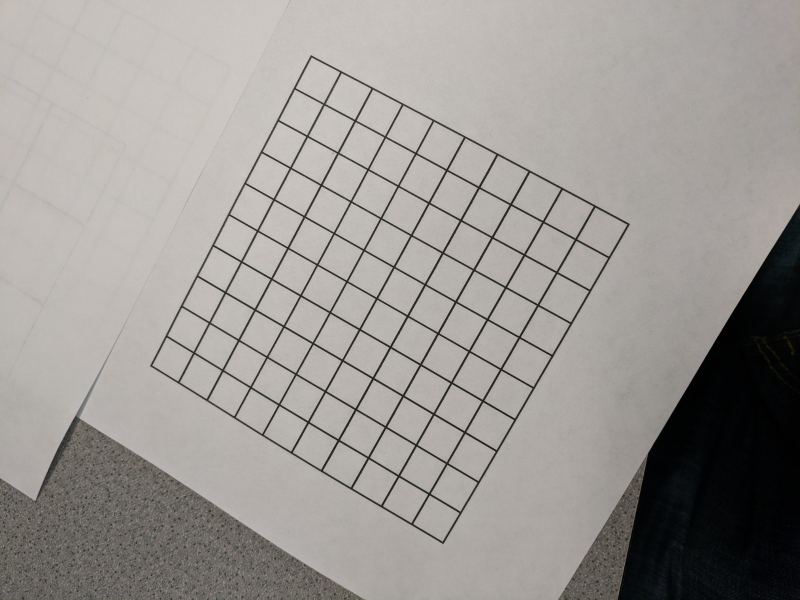
#> input picture grid_photos/10x10_v1.jpg, 1600 x 1200 px (shown at 1/2 size); its folder holds only this picture in this run
$ python -i board_recognizer.py   (imports and definitions only)   (older library calls are emulated)
#> lines starting #> are read from the running program, lines starting #| are printed output that depends on the picture; after the words box and inside, x2 and y2 are one past the last pixel; in counts of white or black regions, pixels touching at a corner belong together
#> further down, picture is the input picture: shape (1200, 1600, 3); mean B, G, R 147.9, 151.7, 155.3
### HelpMeth.py
#!/usr/bin/env python3
# -*- coding: utf-8 -*-
"""
William Breen
Helper methods I use in everything

"""

import numpy as np
import cv2
import glob

# [50 lines left out: functions showImage, gray, sobX_Y, sob_grad_normed, gaus_blur, showSeries and 2 more, not called in this run]


#For the battleship game: given contours and a hierarchy, return the largest blob
    #This code was taken from here: http://opencvpython.blogspot.com/2012/06/sudoku-solver-part-2.html
def biggest_blob(contours):
    biggest = None
    max_area = 0
    for con in contours:
        area = cv2.contourArea(con)
        if area > 100:
            peri = cv2.arcLength(con, True)
            approx = cv2.approxPolyDP(con, 0.02*peri, True)
            if area > max_area and len(approx)==4:
                biggest = approx
                max_area = area
    return biggest


#Resize the 4 corners of the game board in array like [t-left, t-right, b-left, b-right]
#Code from part 3: http://opencvpython.blogspot.in/2012/06/sudoku-solver-part-3.html
def resize_corr(b_corners):
    b_corners = b_corners.reshape((4, 2))
    new_corners = np.zeros((4, 2), dtype = np.float32)
    #reorder the points of the blob from random to t-left, t-right, b-left, b-right
    #with x,y coorinates: y+x: t-left is smallest sum, b-right is max sum (of both)
    #with x,y coords: y-x: t-right is minimum, b-left is max
    add = b_corners.sum(1)
    new_corners[0] = b_corners[np.argmin(add)] #top left corner
    new_corners[3] = b_corners[np.argmax(add)] #bottom right corner
    diff = np.diff(b_corners, axis = 1)
    new_corners[1] = b_corners[np.argmin(diff)] #top right corner
    new_corners[2] = b_corners[np.argmax(diff)] #bottom left corner

    return new_corners

### board_recognizer.py
"""
@author: William Breen

Board recognizer

This file will take a picture,
find the gameboard in it,
create a new picture with the gameboard centered,
see if there are hits/misses on the board already,

"""

'''
Targets:
Low target:
    identify the board and center it (done)
    output the number of rows and columns (done(?))
    get the right number of squares (done)

Medium target:
    identify where a guess has been made(done)

High target:
    No longer work on a constant video feed, only on pictures of the board
    identify and weed out only the most recent guess
'''
#all needed imports
import numpy as np
import cv2
import HelpMeth as hm
import math


#taking in the photos
imgFrom = 'grid_photos/'
two = '2x2_v2.jpg'
three = '3x3_v3.jpg'
four = '4x4_v4.jpg'
five = '5x5_v1.jpg'
seven = '7x7_v3.jpg'
ten = '10x10_v4.jpg'

#Global variables I may need
out_img_size = 500
EMPTY = 0
HIT = 1
MISS = 2

#The following code was largely based on a sudoku solver from here:
#   http://opencvpython.blogspot.com/2012/06/sudoku-solver-part-2.html
#   http://opencvpython.blogspot.in/2012/06/sudoku-solver-part-3.html

'''
This method is going to find the playing board in an image and return the board it finds centered in the image
'''
def find_playing_board(img, out_size):
#> called with out_size = 'out.png'
    gray = cv2.cvtColor(img, cv2.COLOR_BGR2GRAY)

    #noise removal and threshold (from part 2)
    gray = cv2.GaussianBlur(gray, (15, 15), 0)
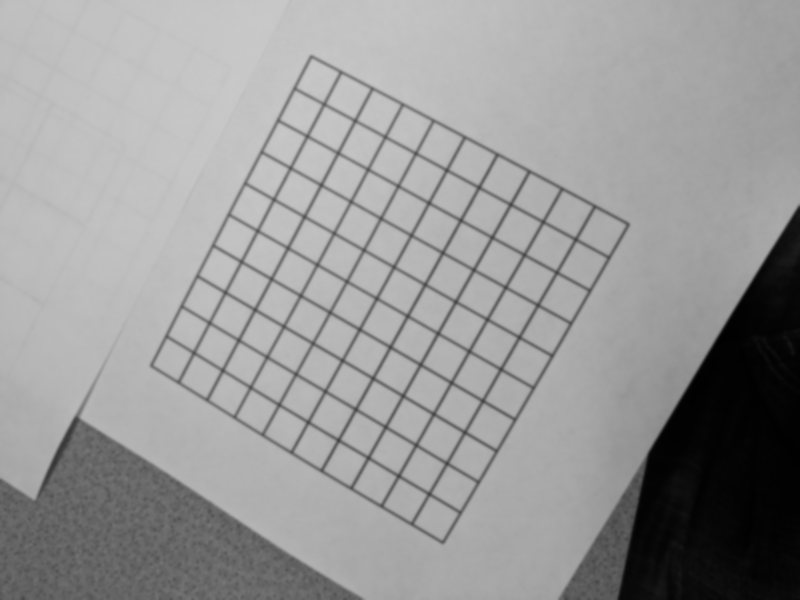
#> gray: shape (1200, 1600) (shown at 1/2 size); min 1, max 201, mean 152.3
    thresh = cv2.adaptiveThreshold(gray, 255, 1, 1, 15, 2)
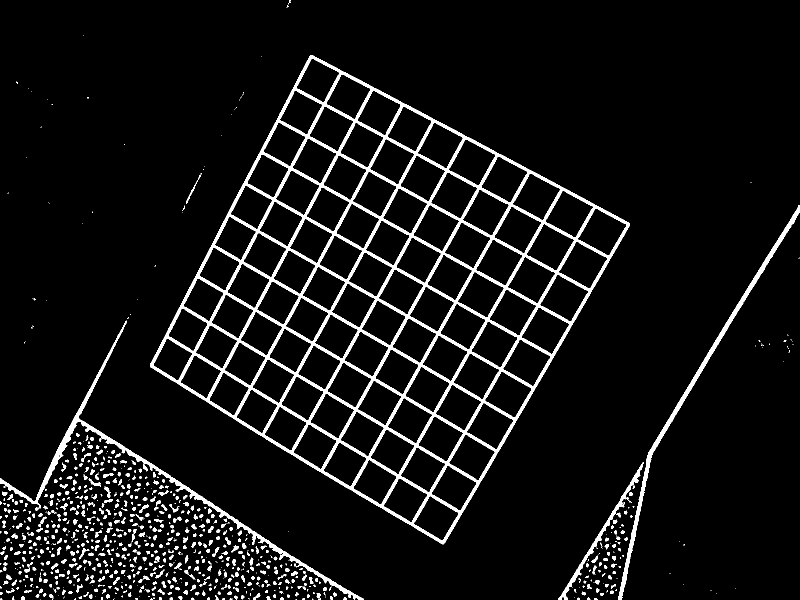
#> thresh: shape (1200, 1600) (shown at 1/2 size); 6.8% white; 962 white regions (443 under 20 px)

    #find the playing board itself (the outside edge of the board)
    #find the biggest blob in the image
        #This finds just the corners of the contour
    _,contours,_ = cv2.findContours(thresh, cv2.RETR_TREE, cv2.CHAIN_APPROX_SIMPLE)
#> contours = 1113 contours, 622 with area under 20; largest, box (x1, y1, x2, y2) and area: (300, 110, 1260, 1089) 511921, (0, 641, 728, 1200) 7651, (1236, 410, 1600, 1200) 6118, (1155, 416, 1254, 512) 5114, (1117, 482, 1215, 578) 5032
        #This finds all the points on the contour
#    _,contours,_ = cv2.findContours(thresh, cv2.RETR_TREE, cv2.CHAIN_APPROX_NONE)
    big_blob = hm.biggest_blob(contours) #biggest blob out of all the blobs in the image (should be the board)
#> the loop in biggest_blob, `for con in contours:` made 1113 passes
#> (area, peri, biggest, max_area) on passes 973, 1007: (6118.5, 1922.4, [[1599, 410], [1297, 904], [1236, 1199], [1305, 905]], 6118.5), (511921, 3062.1, [[621, 110], [300, 733], [886, 1088], [1259, 447]], 511921)
#> (area, peri, approx) on passes 888, 1008, 1009, 1010, 1011, 1012: (1915.5, 860.7, [[1287, 924], [1117, 1199]]), (4378, 281.5, [[860, 991], [917, 1026], [885, 1081], [827, 1047]]), (4246, 277, [[798, 956], [855, 989], [823, 1044], [767, 1012]]), (4474, 285.5, [[895, 930], [953, 965], [921, 1021], [862, 987]]), (4246, 277.8, [[738, 919], [793, 952], [761, 1009], [706, 976]]), (4345, 281.8, [[833, 894], [890, 927], [858, 984], [801, 951]])
#> after the loop in biggest_blob, `for con in contours:`: max_area = 511921
#> big_blob = [[621, 110], [300, 733], [886, 1088], [1259, 447]]

#    con_on_img = cv2.drawContours(img, big_blob, -1, (255,0,0), 50)
#    print(big_blob)
#    hm.showImage('This is where the biggest contour is in this image', con_on_img)

    #(From part 3)
    new_blob = hm.resize_corr(big_blob)
#> in resize_corr, `add = b_corners.sum(1)`: add = [731, 1033, 1974, 1706]
#> in resize_corr, `diff = np.diff(b_corners, axis = 1)`: diff = [-511, 433, 202, -812]
#> new_blob = [[621, 110], [1259, 447], [300, 733], [886, 1088]]
    change_arr = np.array([[0,0],[out_img_size-1, 0],[0,out_img_size-1],[out_img_size-1,out_img_size-1]], np.float32)

    #now input array is new_blob, and desired output is change_arr
    return_val = cv2.getPerspectiveTransform(new_blob, change_arr)
#> return_val = [[0.697, 0.359, -472.2], [-0.338, 0.639, 139.4], [0.000115, -2.6e-05, 1]]
    centered_board = cv2.warpPerspective(img, return_val, (out_img_size, out_img_size)) #rotate it so it is centered and correct
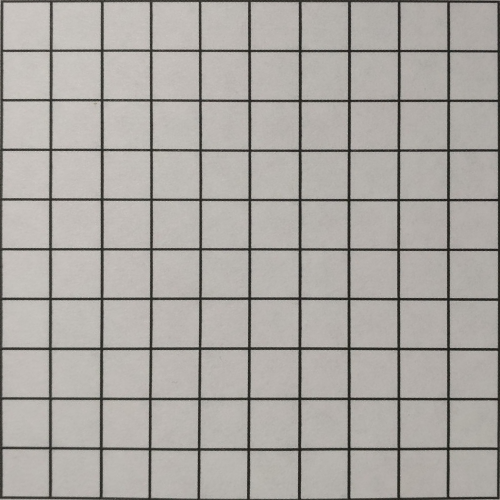
#> centered_board: shape (500, 500, 3); mean B, G, R 162.3, 166.8, 170.5

    return centered_board


'''
This method will take an image with the given playing board and identify the squares in it
It will return a 2D array that will represent if the given spot is a hit, miss, or not yet guessed (empty)
'''
# [25 lines left out: function find_b_lines, not called in this run]


#    hm.showImage('board with lines drawn on', board)

#    game_state = [[]]
#    return game_state


'''
This method is based off of the C from aishack.in/tutorials/sudoku-grabber-opencv-detection
'''
# [6 lines left out: function find_merge_lines, not called in this run]

'''
def merge_lines(lines):
    for rho, theta in lines:
        if rho!=0 and theta !=-100:
            #determine if the line is vertical or horizontal, and do different things accordingly
            p1

'''

#This code comes from these two websites for finding shapes:
#https://www.pyimagesearch.com/2016/02/08/opencv-shape-detection/
#https://stackoverflow.com/questions/11424002/how-to-detect-simple-geometric-shapes-using-opencv


# [38 lines left out: function find_squares, not called in this run]

#I need the size of the board
def board_size(squares):
    size = int(math.sqrt(len(squares)))
    return size

#I need a way to put the squares in a 2D array
#so this method will take the list of squares, and create a 2D numpy array to store them correctly
# [45 lines left out: functions align_squares_corr, find_guess, not called in this run]

>>> import cv2
>>> picture = cv2.imread('grid_photos/10x10_v1.jpg')
>>> result = find_playing_board(picture, 'out.png')

$ run again, on grid_photos/10x10_v2.jpg
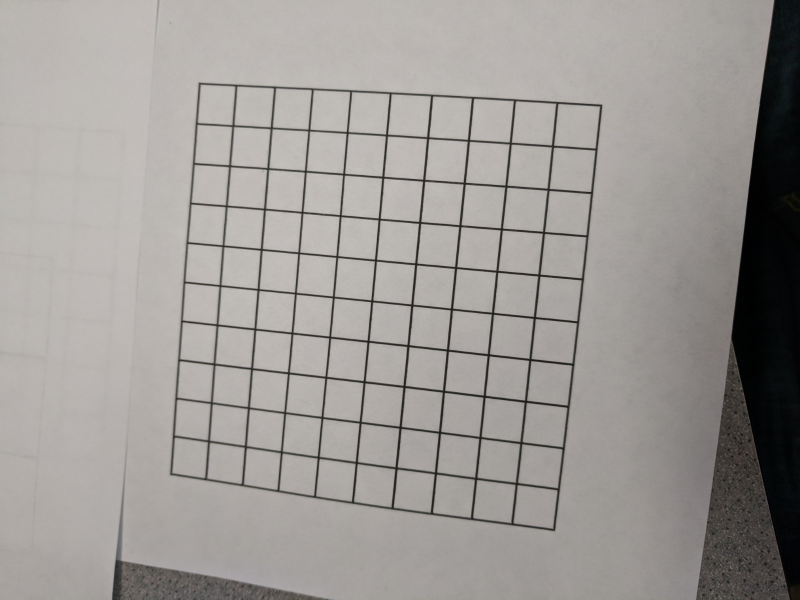
#> input picture grid_photos/10x10_v2.jpg, 1600 x 1200 px (shown at 1/2 size)
#> picture is the input picture: shape (1200, 1600, 3); mean B, G, R 149.9, 153.4, 157.1
#> in find_playing_board, `thresh = cv2.adaptiveThreshold(gray, 255, 1, 1, 15, 2)`:
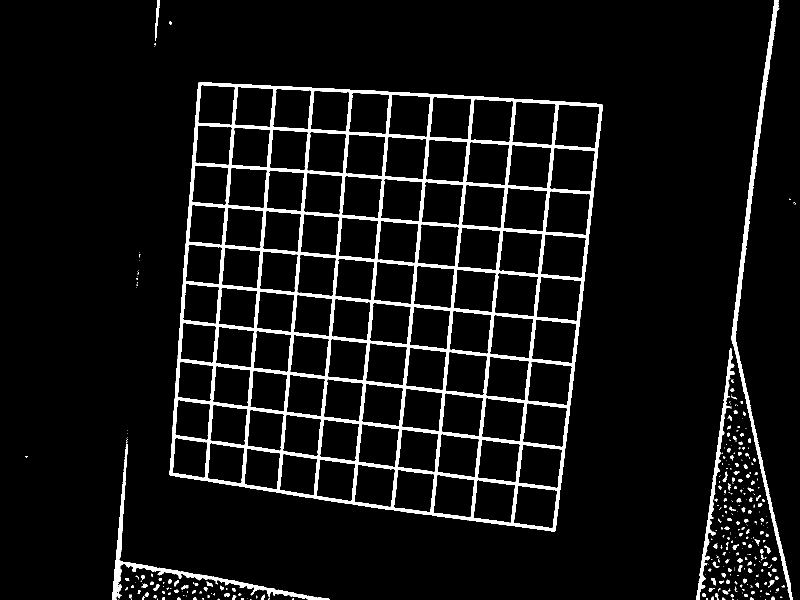
#> thresh: shape (1200, 1600) (shown at 1/2 size); 6.8% white; 351 white regions (219 under 20 px)
#> contours = 487 contours, 287 with area under 20; largest, box (x1, y1, x2, y2) and area: (339, 164, 1206, 1063) 658162, (1463, 0, 1586, 1200) 7710, (1108, 208, 1200, 297) 6821, (1099, 295, 1191, 384) 6728, (1090, 381, 1182, 471) 6694
#> the loop in biggest_blob, `for con in contours:` made 487 passes
#> (area, peri, biggest, max_area) on pass 381: (658162, 3368.1, [[398, 164], [339, 949], [1109, 1062], [1205, 210]], 658162)
#> after the loop in biggest_blob, `for con in contours:`: max_area = 658162
#> big_blob = [[398, 164], [339, 949], [1109, 1062], [1205, 210]]
#> b_corners has the same summary as big_blob in find_playing_board
#> add = [562, 1288, 2171, 1415]
#> diff = [-234, 610, -47, -995]
#> new_blob = [[398, 164], [1205, 210], [339, 949], [1109, 1062]]
#> return_val = [[0.7, 0.0526, -287.1], [-0.0362, 0.635, -89.77], [0.00012, -3.91e-05, 1]]
#> in find_playing_board, `centered_board = cv2.warpPerspective(img, return_val, (out_img_size, o..`:
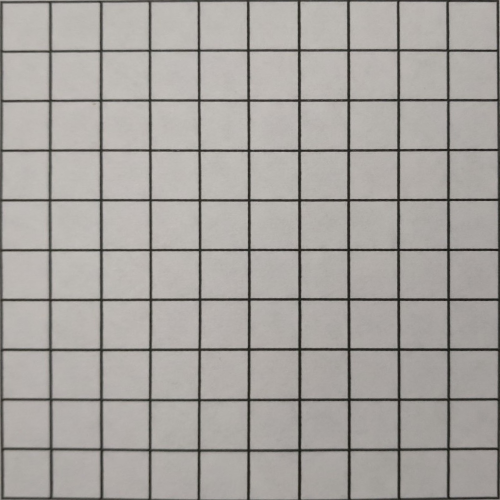
#> centered_board: shape (500, 500, 3); mean B, G, R 158.8, 162.9, 166.5

$ run again, on grid_photos/10x10_v3.jpg
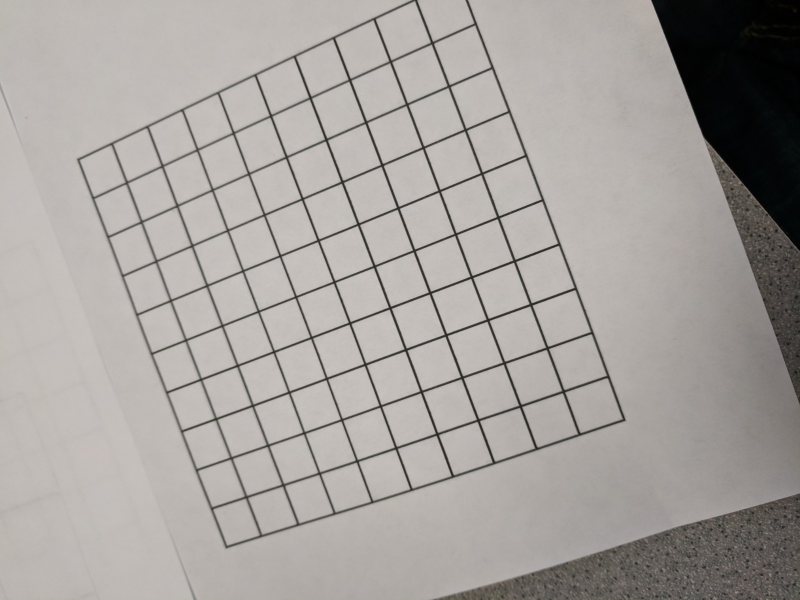
#> input picture grid_photos/10x10_v3.jpg, 1600 x 1200 px (shown at 1/2 size)
#> picture is the input picture: shape (1200, 1600, 3); mean B, G, R 157.7, 161.5, 165.8
#> in find_playing_board, `thresh = cv2.adaptiveThreshold(gray, 255, 1, 1, 15, 2)`:
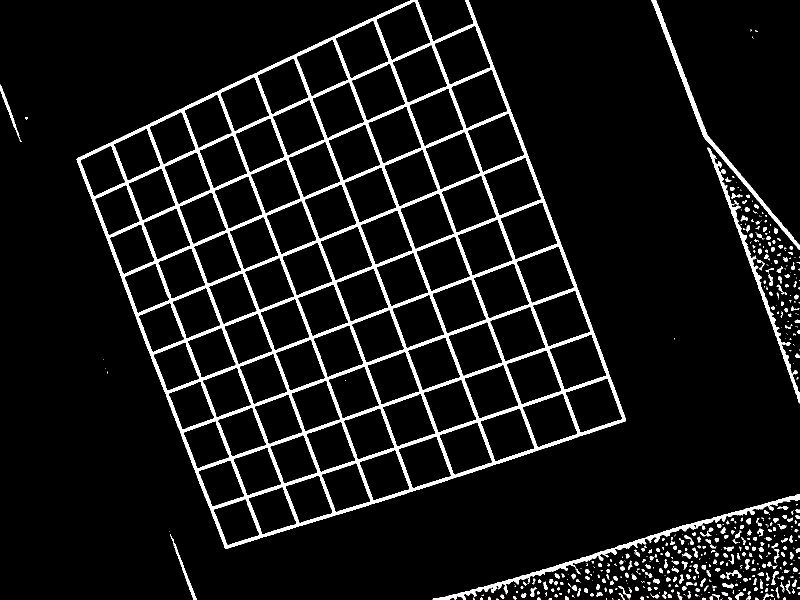
#> thresh: shape (1200, 1600) (shown at 1/2 size); 7.6% white; 565 white regions (281 under 20 px)
#> contours = 731 contours, 411 with area under 20; largest, box (x1, y1, x2, y2) and area: (153, 0, 1252, 1098) 747034, (967, 315, 1083, 432) 8012, (1000, 404, 1116, 520) 7988, (1032, 492, 1149, 607) 7982, (934, 227, 1049, 345) 7950
#> the loop in biggest_blob, `for con in contours:` made 731 passes
#> (area, peri, biggest, max_area) on passes 625, 631: (4090.5, 1279, [[1303, 0], [1408, 275], [1599, 499], [1413, 268]], 4090.5), (747034.5, 3843.8, [[937, 0], [153, 318], [452, 1097], [1251, 841]], 747034.5)
#> after the loop in biggest_blob, `for con in contours:`: max_area = 747034.5
#> big_blob = [[937, 0], [153, 318], [452, 1097], [1251, 841]]
#> add = [937, 471, 1549, 2092]
#> diff = [-937, 165, 645, -410]
#> new_blob = [[153, 318], [937, 0], [452, 1097], [1251, 841]]
#> return_val = [[0.592, -0.227, -18.32], [0.223, 0.549, -208.5], [8.01e-05, -4.23e-05, 1]]
#> in find_playing_board, `centered_board = cv2.warpPerspective(img, return_val, (out_img_size, o..`:
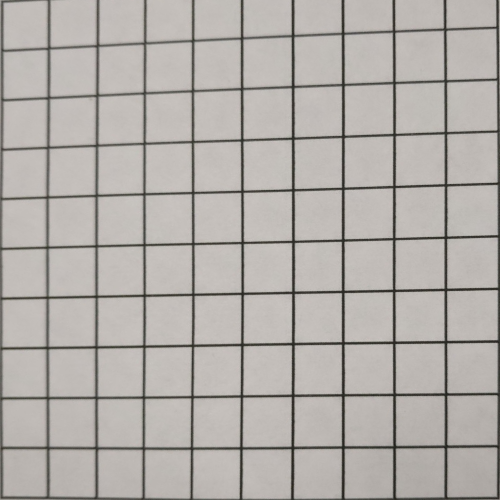
#> centered_board: shape (500, 500, 3); mean B, G, R 170, 174.2, 178.6

$ run again, on grid_photos/10x10_v4.jpg
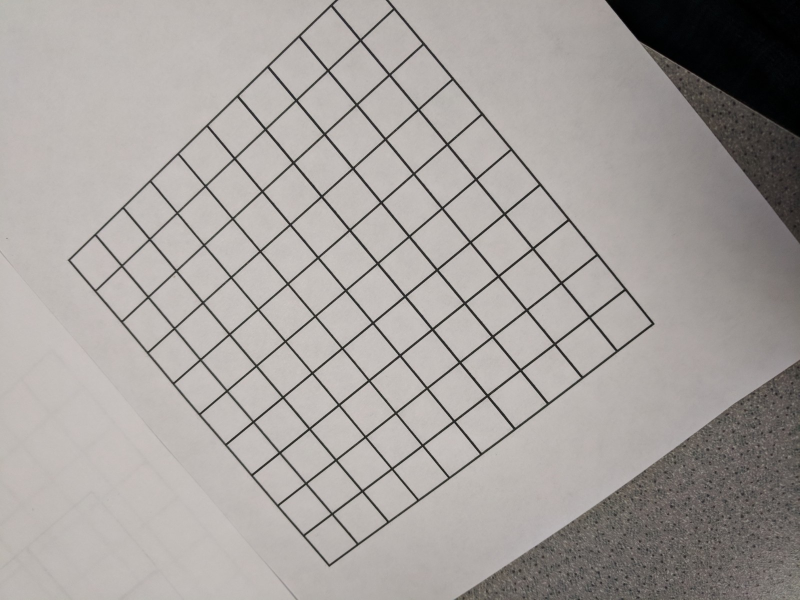
#> input picture grid_photos/10x10_v4.jpg, 1600 x 1200 px (shown at 1/2 size)
#> picture is the input picture: shape (1200, 1600, 3); mean B, G, R 156.7, 159.9, 164.7
#> in find_playing_board, `thresh = cv2.adaptiveThreshold(gray, 255, 1, 1, 15, 2)`:
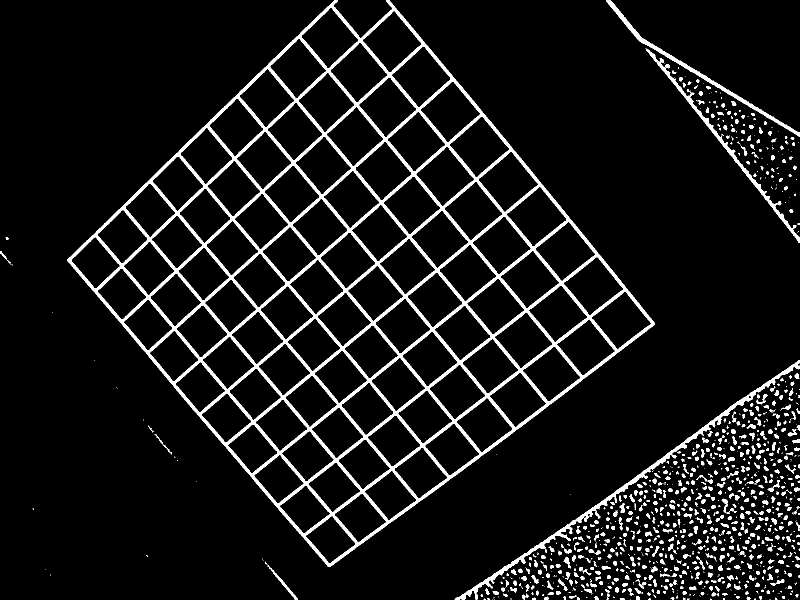
#> thresh: shape (1200, 1600) (shown at 1/2 size); 7.9% white; 1107 white regions (538 under 20 px)
#> contours = 1306 contours, 756 with area under 20; largest, box (x1, y1, x2, y2) and area: (135, 0, 1310, 1134) 702008, (898, 232, 1019, 355) 7456, (841, 162, 961, 285) 7431, (725, 21, 844, 146) 7430, (783, 92, 902, 216) 7418
#> the loop in biggest_blob, `for con in contours:` made 1306 passes
#> (area, peri, biggest, max_area) on pass 1207: (702008.5, 3538.6, [[779, 0], [135, 518], [657, 1133], [1309, 648]], 702008.5)
#> after the loop in biggest_blob, `for con in contours:`: max_area = 702008.5
#> big_blob = [[779, 0], [135, 518], [657, 1133], [1309, 648]]
#> add = [779, 653, 1790, 1957]
#> diff = [-779, 383, 476, -661]
#> new_blob = [[135, 518], [779, 0], [657, 1133], [1309, 648]]
#> return_val = [[0.468, -0.397, 142.6], [0.373, 0.464, -290.5], [2.15e-05, -4.66e-05, 1]]
#> in find_playing_board, `centered_board = cv2.warpPerspective(img, return_val, (out_img_size, o..`:
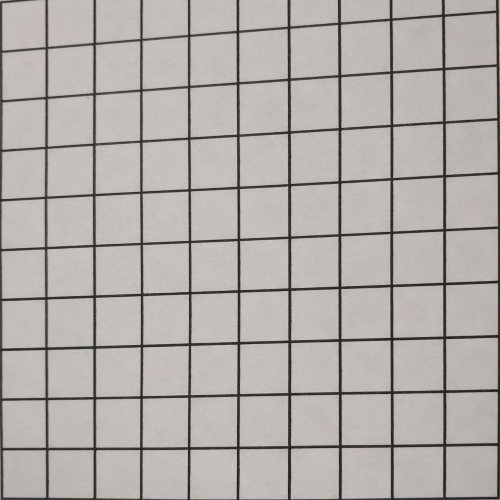
#> centered_board: shape (500, 500, 3); mean B, G, R 169.9, 173.3, 178
